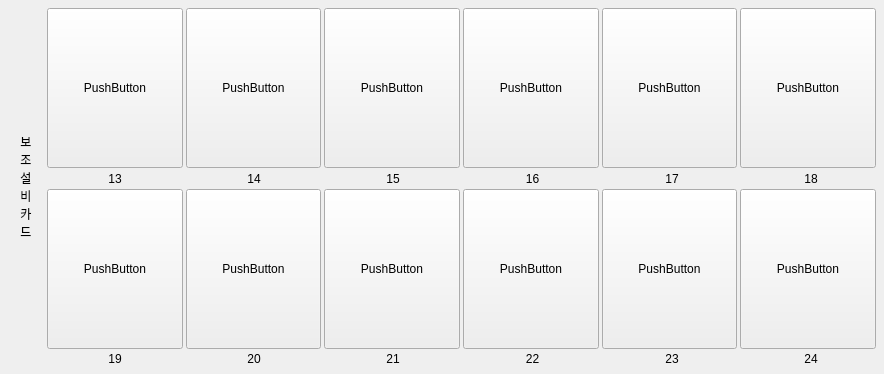
<?xml version="1.0" encoding="UTF-8"?>
<ui version="4.0">
 <class>Form</class>
 <widget class="QWidget" name="Form">
  <property name="geometry">
   <rect>
    <x>0</x>
    <y>0</y>
    <width>884</width>
    <height>374</height>
   </rect>
  </property>
  <property name="windowTitle">
   <string>Form</string>
  </property>
  <layout class="QHBoxLayout" name="horizontalLayout">
   <property name="leftMargin">
    <number>5</number>
   </property>
   <property name="topMargin">
    <number>5</number>
   </property>
   <property name="rightMargin">
    <number>5</number>
   </property>
   <property name="bottomMargin">
    <number>5</number>
   </property>
   <item>
    <layout class="QHBoxLayout" name="horizontalLayout_job_5" stretch="1,20">
     <property name="spacing">
      <number>0</number>
     </property>
     <property name="topMargin">
      <number>3</number>
     </property>
     <property name="bottomMargin">
      <number>3</number>
     </property>
     <item>
      <widget class="QLabel" name="label_jobcard_2">
       <property name="text">
        <string>보
조
설
비
카
드</string>
       </property>
       <property name="alignment">
        <set>Qt::AlignCenter</set>
       </property>
      </widget>
     </item>
     <item>
      <layout class="QVBoxLayout" name="verticalLayout_job_2" stretch="10,1,10,0">
       <property name="spacing">
        <number>3</number>
       </property>
       <item>
        <layout class="QHBoxLayout" name="horizontalLayout_job_6">
         <property name="spacing">
          <number>-1</number>
         </property>
         <property name="rightMargin">
          <number>3</number>
         </property>
         <item>
          <widget class="QPushButton" name="pushButton">
           <property name="sizePolicy">
            <sizepolicy hsizetype="Minimum" vsizetype="Minimum">
             <horstretch>0</horstretch>
             <verstretch>0</verstretch>
            </sizepolicy>
           </property>
           <property name="text">
            <string>PushButton</string>
           </property>
          </widget>
         </item>
         <item>
          <widget class="QPushButton" name="pushButton_2">
           <property name="sizePolicy">
            <sizepolicy hsizetype="Minimum" vsizetype="Minimum">
             <horstretch>0</horstretch>
             <verstretch>0</verstretch>
            </sizepolicy>
           </property>
           <property name="text">
            <string>PushButton</string>
           </property>
          </widget>
         </item>
         <item>
          <widget class="QPushButton" name="pushButton_3">
           <property name="sizePolicy">
            <sizepolicy hsizetype="Minimum" vsizetype="Minimum">
             <horstretch>0</horstretch>
             <verstretch>0</verstretch>
            </sizepolicy>
           </property>
           <property name="text">
            <string>PushButton</string>
           </property>
          </widget>
         </item>
         <item>
          <widget class="QPushButton" name="pushButton_4">
           <property name="sizePolicy">
            <sizepolicy hsizetype="Minimum" vsizetype="Minimum">
             <horstretch>0</horstretch>
             <verstretch>0</verstretch>
            </sizepolicy>
           </property>
           <property name="text">
            <string>PushButton</string>
           </property>
          </widget>
         </item>
         <item>
          <widget class="QPushButton" name="pushButton_5">
           <property name="sizePolicy">
            <sizepolicy hsizetype="Minimum" vsizetype="Minimum">
             <horstretch>0</horstretch>
             <verstretch>0</verstretch>
            </sizepolicy>
           </property>
           <property name="text">
            <string>PushButton</string>
           </property>
          </widget>
         </item>
         <item>
          <widget class="QPushButton" name="pushButton_6">
           <property name="sizePolicy">
            <sizepolicy hsizetype="Minimum" vsizetype="Minimum">
             <horstretch>0</horstretch>
             <verstretch>0</verstretch>
            </sizepolicy>
           </property>
           <property name="text">
            <string>PushButton</string>
           </property>
          </widget>
         </item>
        </layout>
       </item>
       <item>
        <layout class="QHBoxLayout" name="horizontalLayout_job_7">
         <item>
          <widget class="QLabel" name="label_job1_2">
           <property name="text">
            <string>13</string>
           </property>
           <property name="alignment">
            <set>Qt::AlignCenter</set>
           </property>
          </widget>
         </item>
         <item>
          <widget class="QLabel" name="label_job2_2">
           <property name="text">
            <string>14</string>
           </property>
           <property name="alignment">
            <set>Qt::AlignCenter</set>
           </property>
          </widget>
         </item>
         <item>
          <widget class="QLabel" name="label_job3_2">
           <property name="text">
            <string>15</string>
           </property>
           <property name="alignment">
            <set>Qt::AlignCenter</set>
           </property>
          </widget>
         </item>
         <item>
          <widget class="QLabel" name="label_job4_2">
           <property name="text">
            <string>16</string>
           </property>
           <property name="alignment">
            <set>Qt::AlignCenter</set>
           </property>
          </widget>
         </item>
         <item>
          <widget class="QLabel" name="label_job5_2">
           <property name="text">
            <string>17</string>
           </property>
           <property name="alignment">
            <set>Qt::AlignCenter</set>
           </property>
          </widget>
         </item>
         <item>
          <widget class="QLabel" name="label_job6_2">
           <property name="text">
            <string>18</string>
           </property>
           <property name="alignment">
            <set>Qt::AlignCenter</set>
           </property>
          </widget>
         </item>
        </layout>
       </item>
       <item>
        <layout class="QHBoxLayout" name="horizontalLayout_job_8">
         <property name="rightMargin">
          <number>3</number>
         </property>
         <item>
          <widget class="QPushButton" name="pushButton_9">
           <property name="sizePolicy">
            <sizepolicy hsizetype="Minimum" vsizetype="Minimum">
             <horstretch>0</horstretch>
             <verstretch>0</verstretch>
            </sizepolicy>
           </property>
           <property name="text">
            <string>PushButton</string>
           </property>
          </widget>
         </item>
         <item>
          <widget class="QPushButton" name="pushButton_11">
           <property name="sizePolicy">
            <sizepolicy hsizetype="Minimum" vsizetype="Minimum">
             <horstretch>0</horstretch>
             <verstretch>0</verstretch>
            </sizepolicy>
           </property>
           <property name="text">
            <string>PushButton</string>
           </property>
          </widget>
         </item>
         <item>
          <widget class="QPushButton" name="pushButton_8">
           <property name="sizePolicy">
            <sizepolicy hsizetype="Minimum" vsizetype="Minimum">
             <horstretch>0</horstretch>
             <verstretch>0</verstretch>
            </sizepolicy>
           </property>
           <property name="text">
            <string>PushButton</string>
           </property>
          </widget>
         </item>
         <item>
          <widget class="QPushButton" name="pushButton_7">
           <property name="sizePolicy">
            <sizepolicy hsizetype="Minimum" vsizetype="Minimum">
             <horstretch>0</horstretch>
             <verstretch>0</verstretch>
            </sizepolicy>
           </property>
           <property name="text">
            <string>PushButton</string>
           </property>
          </widget>
         </item>
         <item>
          <widget class="QPushButton" name="pushButton_12">
           <property name="sizePolicy">
            <sizepolicy hsizetype="Minimum" vsizetype="Minimum">
             <horstretch>0</horstretch>
             <verstretch>0</verstretch>
            </sizepolicy>
           </property>
           <property name="text">
            <string>PushButton</string>
           </property>
          </widget>
         </item>
         <item>
          <widget class="QPushButton" name="pushButton_10">
           <property name="sizePolicy">
            <sizepolicy hsizetype="Minimum" vsizetype="Minimum">
             <horstretch>0</horstretch>
             <verstretch>0</verstretch>
            </sizepolicy>
           </property>
           <property name="text">
            <string>PushButton</string>
           </property>
          </widget>
         </item>
        </layout>
       </item>
       <item>
        <layout class="QHBoxLayout" name="horizontalLayout_job_9">
         <item>
          <widget class="QLabel" name="label_job7_2">
           <property name="text">
            <string>19</string>
           </property>
           <property name="alignment">
            <set>Qt::AlignCenter</set>
           </property>
          </widget>
         </item>
         <item>
          <widget class="QLabel" name="label_job8_2">
           <property name="text">
            <string>20</string>
           </property>
           <property name="alignment">
            <set>Qt::AlignCenter</set>
           </property>
          </widget>
         </item>
         <item>
          <widget class="QLabel" name="label_job9_2">
           <property name="text">
            <string>21</string>
           </property>
           <property name="alignment">
            <set>Qt::AlignCenter</set>
           </property>
          </widget>
         </item>
         <item>
          <widget class="QLabel" name="label_job10_2">
           <property name="text">
            <string>22</string>
           </property>
           <property name="alignment">
            <set>Qt::AlignCenter</set>
           </property>
          </widget>
         </item>
         <item>
          <widget class="QLabel" name="label_job11_2">
           <property name="text">
            <string>23</string>
           </property>
           <property name="alignment">
            <set>Qt::AlignCenter</set>
           </property>
          </widget>
         </item>
         <item>
          <widget class="QLabel" name="label_job12_2">
           <property name="text">
            <string>24</string>
           </property>
           <property name="alignment">
            <set>Qt::AlignCenter</set>
           </property>
          </widget>
         </item>
        </layout>
       </item>
      </layout>
     </item>
    </layout>
   </item>
  </layout>
 </widget>
 <resources/>
 <connections/>
</ui>
